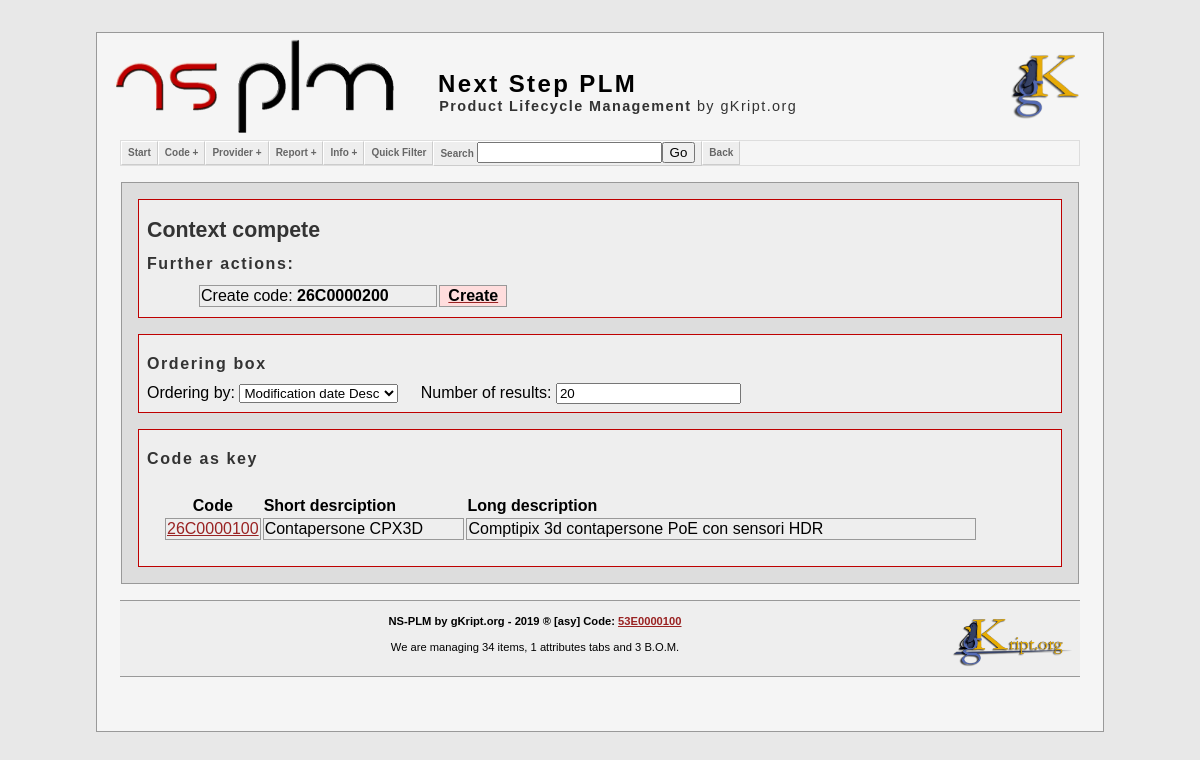
The page /index.php?T=2&G=6&S=C&action=Filter on the database its author committed.
### tables this page shows
CREATE TABLE IF NOT EXISTS `elenco_codici` (
  `idCodice` int(11) NOT NULL AUTO_INCREMENT,
  `codice` varchar(10) NOT NULL,
  `T` int(1) NOT NULL,
  `CG` varchar(3) NOT NULL,
  `CS` varchar(3) NOT NULL,
  `abbreviazione` text NOT NULL,
  `descrizione` text NOT NULL,
  `dbCodici` int(11) NOT NULL DEFAULT 0,
  `createTS` timestamp NOT NULL DEFAULT current_timestamp(),
  `modifyTS` timestamp NOT NULL DEFAULT current_timestamp() ON UPDATE current_timestamp(),
  PRIMARY KEY (`idCodice`),
  UNIQUE KEY `codice` (`codice`)
);

CREATE TABLE IF NOT EXISTS `statistics` (
  `statid` int(11) NOT NULL AUTO_INCREMENT,
  `name` varchar(32) NOT NULL,
  `value` varchar(32) NOT NULL,
  `timest` timestamp NOT NULL DEFAULT current_timestamp(),
  UNIQUE KEY `statid` (`statid`)
);

### src/php/index_funtions.php (called while the page is built, shortened)
<?php
	function is_context( $test ) {
		$upstr = strtoupper( $test );
		$T = substr( $upstr , 0 , 1 );
		$G = substr( $upstr , 1 , 1 );
		$S = substr( $upstr , 2 , 1 );
		$sql = "SELECT * FROM `tipologia`";
		$result = query_get_result( $sql );
		$num = $result->num_rows;
		$rT = 0;
		for( $r = 0 ; $r < $num ; $r++ ) {
			$array = $result->fetch_array();
			if ( $T == $array["idTip"] )
				$rT++;
		}
		$sql = "SELECT * FROM `catgenerica`";
		$result = query_get_result( $sql );
		$num = $result->num_rows;
		$rG = 0;
		for( $r = 0 ; $r < $num ; $r++ ) {
			$array = $result->fetch_array();
			if ( $G == $array["idCatGen"] )
				$rG++;
		}
		$sql = "SELECT * FROM `catspecifica`";
		$result = query_get_result( $sql );
		$num = $result->num_rows;
		$rS = 0;
		for( $r = 0 ; $r < $num ; $r++ ) {
			$array = $result->fetch_array();
			if ( $S == $array["idCatSpec"] )
				$rS++;
		}
		if ( ( $rT == 1 ) && ( $rG == 1 ) && ( $rS == 1 ) )
			return true;
		return false;
	}
?>

### src/php/mysqli_utils.php (called while the page is built, shortened)
<?php
	function query_get_result( $query  , $echo = 0 ) {
		global $mysqli;
		$result = $mysqli->query ( $query ) or
			die( "query_single_line() : Problem with query<br/>&nbsp;&nbsp;&nbsp;&nbsp;Query true: $query<br/>&nbsp;&nbsp;&nbsp;&nbsp;MySql :" . $mysqli->error ."<br/>" );
		if ( $result->num_rows != 0 )
			return $result;
		else
			return NULL;
	}
	function query_get_a_field( $query , $fname  , $echo = 0 ) {
		$result = query_get_result( $query );
		if ( $row = $result->fetch_array() )
			return $row[ $fname ];
		else
			return 0;
	}
	function query_get_num_rows( $query , $echo = 0 ) {
		global $mysqli;
		$result = $mysqli->query ( $query ) or
			die( "query_single_line() : Problem with query<br/>&nbsp;&nbsp;&nbsp;&nbsp;Query : $query<br/>&nbsp;&nbsp;&nbsp;&nbsp;MySql :" . $mysqli->error ."<br/>" );
		return $result->num_rows;
	}
?>

### src/php/statistics.php (called while the page is built, shortened)
<?php
	function stat_codes_total_from_stats( $sentence = 1 ) {
		$sql = "SELECT * FROM `statistics` WHERE `name` = 'CodeCountDaily' ORDER BY `statistics`.`timest` DESC LIMIT 0,1";
		$value = query_get_a_field( $sql , "value" );
		if ( $sentence )
			return "We are managing $value codes!";
		else
			return $value;
	}
	function stat_attributes_total_from_stats( $sentence = 1 ) {
		$sql = "SELECT * FROM `statistics` WHERE `name` = 'AttribCountDaily' ORDER BY `statistics`.`timest` DESC LIMIT 0,1";
		$value = query_get_a_field( $sql , "value" );
		if ( $sentence )
			return "We are managing $value attributes!";
		else
			return $value;
	}
	function stat_bom_total_from_stats( $sentence = 1 ) {
		$sql = "SELECT * FROM `statistics` WHERE `name` = 'BomCountDaily' ORDER BY `statistics`.`timest` DESC LIMIT 0,1";
		$value = query_get_a_field( $sql , "value" );
		if ( $sentence )
			return "We are managing $value B.O.M.!";
		else
			return $value;
	}
 ?>

### index.php (the view, shortened to what this page needs)
<?php
	require NSID_PLM_SRC_PHP . 'includes.php';
	require NSID_PLM_SRC_PHP . 'code_functions.php';
	require NSID_PLM_SRC_PHP . 'index_funtions.php';
	$db = new config_database();
	$mysqli = new mysqli( $db->host , $db->username , $db->password , $db->dbname , $db->port );
?>
<?php
	include NSID_PLM_SRC_PHP . 'navmenu.php';
?>
<?php
	$T			= get_check( 'T' 			, "_" );
	$G			= get_check( 'G' 			, "_" );
	$S 			= get_check( 'S' 			, "_" );
	$text 	= get_check( 'text'					);
	$order 	= get_check( 'order'	, "mod_desc"	);
	$limit	=	get_check( 'limit' 	, 20	);
	$sql = "";
	$nores = 0;
	$activity = 0;
	if ( ( ! $order ) || ( $order == "cod_desc" ) )
		$sorder = "ORDER BY `elenco_codici`.`codice` DESC";
	else if ( $order == "cod_asc" )
		$sorder = "ORDER BY `elenco_codici`.`codice` ASC";
	else if ( $order == "short_desc" )
		$sorder = "ORDER BY `elenco_codici`.`abbreviazione` DESC";
	else if ( $order == "short_asc" )
		$sorder = "ORDER BY `elenco_codici`.`abbreviazione` ASC";
	else if ( $order == "long_desc" )
		$sorder = "ORDER BY `elenco_codici`.`descrizione` DESC";
	else if ( $order == "long_asc" )
		$sorder = "ORDER BY `elenco_codici`.`descrizione` ASC";
	else if ( $order == "creat_desc" )
		$sorder = "ORDER BY `elenco_codici`.`createTS` DESC";
	else if ( $order == "creat_asc" )
		$sorder = "ORDER BY `elenco_codici`.`createTS` ASC";
	else if ( $order == "mod_desc" )
		$sorder = "ORDER BY `elenco_codici`.`modifyTS` DESC";
	if ( ( $T != "_" ) || ( $G != "_" ) || ( $S != "_" ) || ( $text != "" ) ) {
		$activity = 1;
		if ( $text == "" ) {
			$str = "&nbsp;&nbsp;&nbsp;&nbsp;Context: \"" . $T.$G.$S . "\"";
			$insflt = "WHERE `codice` LIKE '".$T.$G.$S."%'";
			$sql = "SELECT * FROM `elenco_codici` $insflt $sorder Limit 0,$limit;";
		}
	}
	else
		$sql = "SELECT * FROM `elenco_codici` $sorder Limit 0,$limit;";
?>
	<div class="insidecodelite">
<?php
		if ( $activity ) {
			$cnt = $T . $G . $S;
			if ( is_context( $cnt ) )   {
?>
		<div class="codelite">
			<h3>Context compete</h3>
			<h2>Further actions:</h2><br/>
<?php
				$ncode = get_new_code( $T ,$G , $S );
				echo "<table style=\"padding-left: 50px;\" width=\"40%\" ><tr><td style='text-align: left; border:1px solid #999;' width='40%' >Create code: <b>$ncode</b></td>";
				echo "<td style='text-align: center; border:1px solid #999; background-color:#fdd;' width='5%' ><a href=\"code.php?T=$T&G=$G&S=$S&action=Create\"><span class=\"blink_text\"><b>Create</b></span>	</a></td></tr></table>";
?>
		</div>
<?php
			}
			else if ( ! ( ( ! $text ) && ( ( $T == "_" ) && ( $G == "_" ) && ( $S == "_" ) ) ) )
				emphasis( "Serching for..." , $str );
		}
?>
		<div class="codelite">
			<h2>Ordering box</h2><br/>
		</div>
<?php
		$rows = query_get_num_rows( $sql );
		if ( $rows ) {
?>
		<div class="codelite">
			<h2>Code as key</h2><br/>
			<table style="margin:1em;" width="90%">
				<tr>
					<th style="text-align: center;" >Code</th>
					<th>Short desrciption</th>
					<th>Long description</th>
				</tr>
	<?php
			if ($result = $mysqli->query($sql)) {
				for( $r = 0 ; $r < $rows ; $r++ ) {
						$array = $result->fetch_array();
						print( "<td style='text-align: center; border:1px solid #999;' width='10%'>" );
						code_link($array['codice']);
				}
			}
	?>
			</table>
		</div>
<?php
		}
		else
			$nores++;
?>
	</div>
<?php
	include NSID_PLM_SRC_PHP . 'footer.php';
?>

### src/php/code_functions.php (shortened to what this page needs)
<?php
	function code_link( $code , $link = "code.php?code" ) {
		echo '<a href="' . $link . "=" . $code . '">' . $code . "</a>";
	}
	function get_new_code( $t, $g, $s ) {
		global $mysqli;
		$srch = "$t$g$s";
		$sql = "SELECT *  FROM `elenco_codici` WHERE `codice` LIKE '$srch%' ORDER BY `codice`  DESC Limit 0,1";
		$result = $mysqli->query( $sql ) or
			die( "query_single_line() : Problem with query<br/>&nbsp;&nbsp;&nbsp;&nbsp;Query : $sql<br/>&nbsp;&nbsp;&nbsp;&nbsp;MySql :" . $mysqli->error ."<br/>" );
		if ( $row = $result->fetch_array() )
			$code = $row[ "codice" ];
		else
				return "$t$g$s" . "0000100";
		$cod_id = (int)substr($code, 3, 5);
		$ncode_id = sprintf( "%05d" , $cod_id + 1 );
		$ret = $srch . $ncode_id . "00";
		return $ret;
	}
?>

### src/php/footer.php
			<div id="footer">
				<div style='text-align: center;' >
					<img src="src/img/logo/gkl.png" border="0" width="130px" alt="gk logo" style="float: right; vertical-align: middle; " />
					<h4>NS-PLM by gKript.org - 2019 &reg; [asy] Code: <a href="code.php?code=53E0000100">53E0000100</a></h4>
					<p>We are managing <?php echo stat_codes_total_from_stats(0); ?> items, <?php echo stat_attributes_total_from_stats(0); ?> attributes tabs and <?php echo stat_bom_total_from_stats(0); ?> B.O.M.</p>
					<br/>
				</div>
			</div>
		</div>
		<br/><br/>
	</body>
</html>

### src/css/menu.css (style rules this page uses)
a { color: #922; }

### src/css/h.css (style rules this page uses)
h2 { color: #333; font-size: 20pt; margin-bottom: 0px; margin-top: 10px; }
h3 { color: #333; font-size: 16pt; margin-bottom: 0px; margin-top: 10px; }

### src/css/body.css (style rules this page uses)
body { margin:0; padding:0; background-color:#e8e8e8; color:#000000; text-align:center; font-family:Arial, Helvetica, sans-serif; font-size:1em; }
.insidecodelite { margin:1em; background-color: #ddd; border:1px solid #999; }
.codelite { margin:1em; padding:.5em; background-color: #eee; border:1px solid #be0000; overflow: auto; }
* { box-sizing: border-box; }
#centerColumn h2 { margin:0 0 -.5em 0; padding:.75em 0 0 0; font-size:1em; letter-spacing:.1em; }
#footer { position:relative; bottom:0; margin: 0 15px 2em 15px; padding:0; line-height:1em; text-align:center; font-size:.7em; background:#eee; border-top:1px solid #999999; border-bottom:1px solid #999999; }
.blink_text { animation:1s blinker linear infinite; -webkit-animation:1s blinker linear infinite; -moz-animation:1s blinker linear infinite; color: black; }

### src/css/view.css (style rules this page uses)
img { behavior:url(css/iepngfix.htc); border:none; }

### rows shown on the page
elenco_codici: codice "26C0000200", codice "26C0000100"
statistics: value "34"
statistics: value "1"
statistics: value "3"

### other values the page prints
$text "Ordering by:"
$label_text "Number of results:"
$text "Contapersone CPX3D Comptipix 3d contapersone PoE con sensori HDR"
